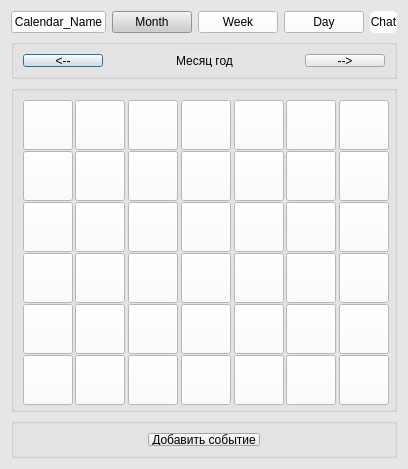
<?xml version="1.0" encoding="UTF-8"?>
<ui version="4.0">
 <class>CalendarWindow</class>
 <widget class="QDialog" name="CalendarWindow">
  <property name="geometry">
   <rect>
    <x>0</x>
    <y>0</y>
    <width>408</width>
    <height>469</height>
   </rect>
  </property>
  <property name="minimumSize">
   <size>
    <width>408</width>
    <height>469</height>
   </size>
  </property>
  <property name="windowTitle">
   <string>Dialog</string>
  </property>
  <property name="styleSheet">
   <string notr="true">background: #E6E6E6;</string>
  </property>
  <layout class="QGridLayout" name="gridLayout_2">
   <item row="1" column="0" colspan="5">
    <widget class="QGroupBox" name="groupBox_2">
     <property name="minimumSize">
      <size>
       <width>0</width>
       <height>40</height>
      </size>
     </property>
     <property name="title">
      <string/>
     </property>
     <layout class="QHBoxLayout" name="horizontalLayout">
      <item>
       <widget class="QPushButton" name="pushButton_tudema">
        <property name="text">
         <string>&lt;--</string>
        </property>
       </widget>
      </item>
      <item>
       <spacer name="horizontalSpacer">
        <property name="orientation">
         <enum>Qt::Horizontal</enum>
        </property>
        <property name="sizeHint" stdset="0">
         <size>
          <width>40</width>
          <height>20</height>
         </size>
        </property>
       </spacer>
      </item>
      <item>
       <widget class="QLabel" name="label_2">
        <property name="text">
         <string>Месяц год</string>
        </property>
       </widget>
      </item>
      <item>
       <spacer name="horizontalSpacer_2">
        <property name="orientation">
         <enum>Qt::Horizontal</enum>
        </property>
        <property name="sizeHint" stdset="0">
         <size>
          <width>40</width>
          <height>20</height>
         </size>
        </property>
       </spacer>
      </item>
      <item>
       <widget class="QPushButton" name="pushButton_sudema">
        <property name="text">
         <string>--&gt;</string>
        </property>
       </widget>
      </item>
     </layout>
    </widget>
   </item>
   <item row="0" column="1">
    <widget class="QPushButton" name="pushButton_Month">
     <property name="styleSheet">
      <string notr="true">background-color: #CCCCCC;</string>
     </property>
     <property name="text">
      <string>Month</string>
     </property>
    </widget>
   </item>
   <item row="0" column="2">
    <widget class="QPushButton" name="pushButton_Week">
     <property name="styleSheet">
      <string notr="true">background-color: white;</string>
     </property>
     <property name="text">
      <string>Week</string>
     </property>
    </widget>
   </item>
   <item row="0" column="4">
    <widget class="QLabel" name="label_chat">
     <property name="styleSheet">
      <string notr="true">border-radius: 5px;
background-color: white;</string>
     </property>
     <property name="text">
      <string>Chat</string>
     </property>
     <property name="alignment">
      <set>Qt::AlignCenter</set>
     </property>
    </widget>
   </item>
   <item row="0" column="0">
    <widget class="QPushButton" name="pushButton_calendarName">
     <property name="styleSheet">
      <string notr="true"> background-color: white;</string>
     </property>
     <property name="text">
      <string>Calendar_Name</string>
     </property>
    </widget>
   </item>
   <item row="0" column="3">
    <widget class="QPushButton" name="pushButton_Day">
     <property name="styleSheet">
      <string notr="true">background-color: white;</string>
     </property>
     <property name="text">
      <string>Day</string>
     </property>
    </widget>
   </item>
   <item row="3" column="0" colspan="5">
    <widget class="QGroupBox" name="groupBox_3">
     <property name="minimumSize">
      <size>
       <width>0</width>
       <height>40</height>
      </size>
     </property>
     <property name="title">
      <string/>
     </property>
     <layout class="QHBoxLayout" name="horizontalLayout_2">
      <item>
       <spacer name="horizontalSpacer_3">
        <property name="orientation">
         <enum>Qt::Horizontal</enum>
        </property>
        <property name="sizeHint" stdset="0">
         <size>
          <width>121</width>
          <height>17</height>
         </size>
        </property>
       </spacer>
      </item>
      <item>
       <widget class="QPushButton" name="pushButton_addEvent">
        <property name="text">
         <string>Добавить событие</string>
        </property>
       </widget>
      </item>
      <item>
       <spacer name="horizontalSpacer_4">
        <property name="orientation">
         <enum>Qt::Horizontal</enum>
        </property>
        <property name="sizeHint" stdset="0">
         <size>
          <width>121</width>
          <height>17</height>
         </size>
        </property>
       </spacer>
      </item>
     </layout>
    </widget>
   </item>
   <item row="2" column="0" colspan="5">
    <widget class="QGroupBox" name="groupBox">
     <property name="minimumSize">
      <size>
       <width>300</width>
       <height>270</height>
      </size>
     </property>
     <property name="title">
      <string/>
     </property>
     <layout class="QGridLayout" name="gridLayout">
      <item row="3" column="17">
       <widget class="QPushButton" name="pushButton_27">
        <property name="minimumSize">
         <size>
          <width>50</width>
          <height>50</height>
         </size>
        </property>
        <property name="maximumSize">
         <size>
          <width>50</width>
          <height>50</height>
         </size>
        </property>
        <property name="styleSheet">
         <string notr="true"> background-color: white;</string>
        </property>
        <property name="text">
         <string/>
        </property>
       </widget>
      </item>
      <item row="2" column="9">
       <widget class="QPushButton" name="pushButton_15">
        <property name="minimumSize">
         <size>
          <width>50</width>
          <height>50</height>
         </size>
        </property>
        <property name="maximumSize">
         <size>
          <width>50</width>
          <height>50</height>
         </size>
        </property>
        <property name="styleSheet">
         <string notr="true"> background-color: white;</string>
        </property>
        <property name="text">
         <string/>
        </property>
       </widget>
      </item>
      <item row="3" column="12">
       <widget class="QPushButton" name="pushButton_23">
        <property name="minimumSize">
         <size>
          <width>50</width>
          <height>50</height>
         </size>
        </property>
        <property name="maximumSize">
         <size>
          <width>50</width>
          <height>50</height>
         </size>
        </property>
        <property name="styleSheet">
         <string notr="true"> background-color: white;</string>
        </property>
        <property name="text">
         <string/>
        </property>
       </widget>
      </item>
      <item row="2" column="14">
       <widget class="QPushButton" name="pushButton_17">
        <property name="minimumSize">
         <size>
          <width>50</width>
          <height>50</height>
         </size>
        </property>
        <property name="maximumSize">
         <size>
          <width>50</width>
          <height>50</height>
         </size>
        </property>
        <property name="styleSheet">
         <string notr="true"> background-color: white;</string>
        </property>
        <property name="text">
         <string/>
        </property>
       </widget>
      </item>
      <item row="1" column="12">
       <widget class="QPushButton" name="pushButton_9">
        <property name="minimumSize">
         <size>
          <width>50</width>
          <height>50</height>
         </size>
        </property>
        <property name="maximumSize">
         <size>
          <width>50</width>
          <height>50</height>
         </size>
        </property>
        <property name="styleSheet">
         <string notr="true"> background-color: white;</string>
        </property>
        <property name="text">
         <string/>
        </property>
       </widget>
      </item>
      <item row="0" column="17">
       <widget class="QPushButton" name="pushButton_6">
        <property name="minimumSize">
         <size>
          <width>50</width>
          <height>50</height>
         </size>
        </property>
        <property name="maximumSize">
         <size>
          <width>50</width>
          <height>50</height>
         </size>
        </property>
        <property name="styleSheet">
         <string notr="true"> background-color: white;</string>
        </property>
        <property name="text">
         <string/>
        </property>
       </widget>
      </item>
      <item row="1" column="15">
       <widget class="QPushButton" name="pushButton_11">
        <property name="minimumSize">
         <size>
          <width>50</width>
          <height>50</height>
         </size>
        </property>
        <property name="maximumSize">
         <size>
          <width>50</width>
          <height>50</height>
         </size>
        </property>
        <property name="styleSheet">
         <string notr="true"> background-color: white;</string>
        </property>
        <property name="text">
         <string/>
        </property>
       </widget>
      </item>
      <item row="2" column="15">
       <widget class="QPushButton" name="pushButton_18">
        <property name="minimumSize">
         <size>
          <width>50</width>
          <height>50</height>
         </size>
        </property>
        <property name="maximumSize">
         <size>
          <width>50</width>
          <height>50</height>
         </size>
        </property>
        <property name="styleSheet">
         <string notr="true"> background-color: white;</string>
        </property>
        <property name="text">
         <string/>
        </property>
       </widget>
      </item>
      <item row="1" column="14">
       <widget class="QPushButton" name="pushButton_10">
        <property name="minimumSize">
         <size>
          <width>50</width>
          <height>50</height>
         </size>
        </property>
        <property name="maximumSize">
         <size>
          <width>50</width>
          <height>50</height>
         </size>
        </property>
        <property name="styleSheet">
         <string notr="true"> background-color: white;</string>
        </property>
        <property name="text">
         <string/>
        </property>
       </widget>
      </item>
      <item row="0" column="9">
       <widget class="QPushButton" name="pushButton_1">
        <property name="minimumSize">
         <size>
          <width>50</width>
          <height>50</height>
         </size>
        </property>
        <property name="maximumSize">
         <size>
          <width>50</width>
          <height>50</height>
         </size>
        </property>
        <property name="styleSheet">
         <string notr="true"> background-color: white;</string>
        </property>
        <property name="text">
         <string/>
        </property>
       </widget>
      </item>
      <item row="3" column="16">
       <widget class="QPushButton" name="pushButton_26">
        <property name="minimumSize">
         <size>
          <width>50</width>
          <height>50</height>
         </size>
        </property>
        <property name="maximumSize">
         <size>
          <width>50</width>
          <height>50</height>
         </size>
        </property>
        <property name="styleSheet">
         <string notr="true"> background-color: white;</string>
        </property>
        <property name="text">
         <string/>
        </property>
       </widget>
      </item>
      <item row="3" column="15">
       <widget class="QPushButton" name="pushButton_25">
        <property name="minimumSize">
         <size>
          <width>50</width>
          <height>50</height>
         </size>
        </property>
        <property name="maximumSize">
         <size>
          <width>50</width>
          <height>50</height>
         </size>
        </property>
        <property name="styleSheet">
         <string notr="true"> background-color: white;</string>
        </property>
        <property name="text">
         <string/>
        </property>
       </widget>
      </item>
      <item row="2" column="17">
       <widget class="QPushButton" name="pushButton_20">
        <property name="minimumSize">
         <size>
          <width>50</width>
          <height>50</height>
         </size>
        </property>
        <property name="maximumSize">
         <size>
          <width>50</width>
          <height>50</height>
         </size>
        </property>
        <property name="styleSheet">
         <string notr="true"> background-color: white;</string>
        </property>
        <property name="text">
         <string/>
        </property>
       </widget>
      </item>
      <item row="0" column="12">
       <widget class="QPushButton" name="pushButton_2">
        <property name="minimumSize">
         <size>
          <width>50</width>
          <height>50</height>
         </size>
        </property>
        <property name="maximumSize">
         <size>
          <width>50</width>
          <height>50</height>
         </size>
        </property>
        <property name="styleSheet">
         <string notr="true"> background-color: white;</string>
        </property>
        <property name="text">
         <string/>
        </property>
       </widget>
      </item>
      <item row="0" column="14">
       <widget class="QPushButton" name="pushButton_3">
        <property name="minimumSize">
         <size>
          <width>50</width>
          <height>50</height>
         </size>
        </property>
        <property name="maximumSize">
         <size>
          <width>50</width>
          <height>50</height>
         </size>
        </property>
        <property name="styleSheet">
         <string notr="true"> background-color: white;</string>
        </property>
        <property name="text">
         <string/>
        </property>
       </widget>
      </item>
      <item row="3" column="14">
       <widget class="QPushButton" name="pushButton_24">
        <property name="minimumSize">
         <size>
          <width>50</width>
          <height>50</height>
         </size>
        </property>
        <property name="maximumSize">
         <size>
          <width>50</width>
          <height>50</height>
         </size>
        </property>
        <property name="styleSheet">
         <string notr="true"> background-color: white;</string>
        </property>
        <property name="text">
         <string/>
        </property>
       </widget>
      </item>
      <item row="2" column="18">
       <widget class="QPushButton" name="pushButton_21">
        <property name="minimumSize">
         <size>
          <width>50</width>
          <height>50</height>
         </size>
        </property>
        <property name="maximumSize">
         <size>
          <width>50</width>
          <height>50</height>
         </size>
        </property>
        <property name="styleSheet">
         <string notr="true"> background-color: white;</string>
        </property>
        <property name="text">
         <string/>
        </property>
       </widget>
      </item>
      <item row="2" column="12">
       <widget class="QPushButton" name="pushButton_16">
        <property name="minimumSize">
         <size>
          <width>50</width>
          <height>50</height>
         </size>
        </property>
        <property name="maximumSize">
         <size>
          <width>50</width>
          <height>50</height>
         </size>
        </property>
        <property name="styleSheet">
         <string notr="true"> background-color: white;</string>
        </property>
        <property name="text">
         <string/>
        </property>
       </widget>
      </item>
      <item row="3" column="9">
       <widget class="QPushButton" name="pushButton_22">
        <property name="minimumSize">
         <size>
          <width>50</width>
          <height>50</height>
         </size>
        </property>
        <property name="maximumSize">
         <size>
          <width>50</width>
          <height>50</height>
         </size>
        </property>
        <property name="styleSheet">
         <string notr="true"> background-color: white;</string>
        </property>
        <property name="text">
         <string/>
        </property>
       </widget>
      </item>
      <item row="1" column="17">
       <widget class="QPushButton" name="pushButton_13">
        <property name="minimumSize">
         <size>
          <width>50</width>
          <height>50</height>
         </size>
        </property>
        <property name="maximumSize">
         <size>
          <width>50</width>
          <height>50</height>
         </size>
        </property>
        <property name="styleSheet">
         <string notr="true"> background-color: white;</string>
        </property>
        <property name="text">
         <string/>
        </property>
       </widget>
      </item>
      <item row="2" column="16">
       <widget class="QPushButton" name="pushButton_19">
        <property name="minimumSize">
         <size>
          <width>50</width>
          <height>50</height>
         </size>
        </property>
        <property name="maximumSize">
         <size>
          <width>50</width>
          <height>50</height>
         </size>
        </property>
        <property name="styleSheet">
         <string notr="true"> background-color: white;</string>
        </property>
        <property name="text">
         <string/>
        </property>
       </widget>
      </item>
      <item row="0" column="16">
       <widget class="QPushButton" name="pushButton_5">
        <property name="minimumSize">
         <size>
          <width>50</width>
          <height>50</height>
         </size>
        </property>
        <property name="maximumSize">
         <size>
          <width>50</width>
          <height>50</height>
         </size>
        </property>
        <property name="styleSheet">
         <string notr="true"> background-color: white;</string>
        </property>
        <property name="text">
         <string/>
        </property>
       </widget>
      </item>
      <item row="1" column="18">
       <widget class="QPushButton" name="pushButton_14">
        <property name="minimumSize">
         <size>
          <width>50</width>
          <height>50</height>
         </size>
        </property>
        <property name="maximumSize">
         <size>
          <width>50</width>
          <height>50</height>
         </size>
        </property>
        <property name="styleSheet">
         <string notr="true"> background-color: white;</string>
        </property>
        <property name="text">
         <string/>
        </property>
       </widget>
      </item>
      <item row="0" column="15">
       <widget class="QPushButton" name="pushButton_4">
        <property name="minimumSize">
         <size>
          <width>50</width>
          <height>50</height>
         </size>
        </property>
        <property name="maximumSize">
         <size>
          <width>50</width>
          <height>50</height>
         </size>
        </property>
        <property name="styleSheet">
         <string notr="true"> background-color: white;</string>
        </property>
        <property name="text">
         <string/>
        </property>
       </widget>
      </item>
      <item row="3" column="18">
       <widget class="QPushButton" name="pushButton_28">
        <property name="minimumSize">
         <size>
          <width>50</width>
          <height>50</height>
         </size>
        </property>
        <property name="maximumSize">
         <size>
          <width>50</width>
          <height>50</height>
         </size>
        </property>
        <property name="styleSheet">
         <string notr="true"> background-color: white;</string>
        </property>
        <property name="text">
         <string/>
        </property>
       </widget>
      </item>
      <item row="1" column="9">
       <widget class="QPushButton" name="pushButton_8">
        <property name="minimumSize">
         <size>
          <width>50</width>
          <height>50</height>
         </size>
        </property>
        <property name="maximumSize">
         <size>
          <width>50</width>
          <height>50</height>
         </size>
        </property>
        <property name="styleSheet">
         <string notr="true"> background-color: white;</string>
        </property>
        <property name="text">
         <string/>
        </property>
       </widget>
      </item>
      <item row="0" column="18">
       <widget class="QPushButton" name="pushButton_7">
        <property name="minimumSize">
         <size>
          <width>50</width>
          <height>50</height>
         </size>
        </property>
        <property name="maximumSize">
         <size>
          <width>50</width>
          <height>50</height>
         </size>
        </property>
        <property name="styleSheet">
         <string notr="true"> background-color: white;</string>
        </property>
        <property name="text">
         <string/>
        </property>
       </widget>
      </item>
      <item row="1" column="16">
       <widget class="QPushButton" name="pushButton_12">
        <property name="minimumSize">
         <size>
          <width>50</width>
          <height>50</height>
         </size>
        </property>
        <property name="maximumSize">
         <size>
          <width>50</width>
          <height>50</height>
         </size>
        </property>
        <property name="styleSheet">
         <string notr="true"> background-color: white;</string>
        </property>
        <property name="text">
         <string/>
        </property>
       </widget>
      </item>
      <item row="4" column="18">
       <widget class="QPushButton" name="pushButton_35">
        <property name="minimumSize">
         <size>
          <width>50</width>
          <height>50</height>
         </size>
        </property>
        <property name="maximumSize">
         <size>
          <width>50</width>
          <height>50</height>
         </size>
        </property>
        <property name="styleSheet">
         <string notr="true"> background-color: white;</string>
        </property>
        <property name="text">
         <string/>
        </property>
       </widget>
      </item>
      <item row="4" column="17">
       <widget class="QPushButton" name="pushButton_34">
        <property name="minimumSize">
         <size>
          <width>50</width>
          <height>50</height>
         </size>
        </property>
        <property name="maximumSize">
         <size>
          <width>50</width>
          <height>50</height>
         </size>
        </property>
        <property name="styleSheet">
         <string notr="true"> background-color: white;</string>
        </property>
        <property name="text">
         <string/>
        </property>
       </widget>
      </item>
      <item row="4" column="16">
       <widget class="QPushButton" name="pushButton_33">
        <property name="minimumSize">
         <size>
          <width>50</width>
          <height>50</height>
         </size>
        </property>
        <property name="maximumSize">
         <size>
          <width>50</width>
          <height>50</height>
         </size>
        </property>
        <property name="styleSheet">
         <string notr="true"> background-color: white;</string>
        </property>
        <property name="text">
         <string/>
        </property>
       </widget>
      </item>
      <item row="4" column="15">
       <widget class="QPushButton" name="pushButton_32">
        <property name="minimumSize">
         <size>
          <width>50</width>
          <height>50</height>
         </size>
        </property>
        <property name="maximumSize">
         <size>
          <width>50</width>
          <height>50</height>
         </size>
        </property>
        <property name="styleSheet">
         <string notr="true"> background-color: white;</string>
        </property>
        <property name="text">
         <string/>
        </property>
       </widget>
      </item>
      <item row="4" column="14">
       <widget class="QPushButton" name="pushButton_31">
        <property name="minimumSize">
         <size>
          <width>50</width>
          <height>50</height>
         </size>
        </property>
        <property name="maximumSize">
         <size>
          <width>50</width>
          <height>50</height>
         </size>
        </property>
        <property name="styleSheet">
         <string notr="true"> background-color: white;</string>
        </property>
        <property name="text">
         <string/>
        </property>
       </widget>
      </item>
      <item row="4" column="12">
       <widget class="QPushButton" name="pushButton_30">
        <property name="minimumSize">
         <size>
          <width>50</width>
          <height>50</height>
         </size>
        </property>
        <property name="maximumSize">
         <size>
          <width>50</width>
          <height>50</height>
         </size>
        </property>
        <property name="styleSheet">
         <string notr="true"> background-color: white;</string>
        </property>
        <property name="text">
         <string/>
        </property>
       </widget>
      </item>
      <item row="4" column="9">
       <widget class="QPushButton" name="pushButton_29">
        <property name="minimumSize">
         <size>
          <width>50</width>
          <height>50</height>
         </size>
        </property>
        <property name="maximumSize">
         <size>
          <width>50</width>
          <height>50</height>
         </size>
        </property>
        <property name="styleSheet">
         <string notr="true"> background-color: white;</string>
        </property>
        <property name="text">
         <string/>
        </property>
       </widget>
      </item>
      <item row="5" column="18">
       <widget class="QPushButton" name="pushButton_42">
        <property name="minimumSize">
         <size>
          <width>50</width>
          <height>50</height>
         </size>
        </property>
        <property name="maximumSize">
         <size>
          <width>50</width>
          <height>50</height>
         </size>
        </property>
        <property name="styleSheet">
         <string notr="true"> background-color: white;</string>
        </property>
        <property name="text">
         <string/>
        </property>
       </widget>
      </item>
      <item row="5" column="17">
       <widget class="QPushButton" name="pushButton_41">
        <property name="minimumSize">
         <size>
          <width>50</width>
          <height>50</height>
         </size>
        </property>
        <property name="maximumSize">
         <size>
          <width>50</width>
          <height>50</height>
         </size>
        </property>
        <property name="styleSheet">
         <string notr="true"> background-color: white;</string>
        </property>
        <property name="text">
         <string/>
        </property>
       </widget>
      </item>
      <item row="5" column="16">
       <widget class="QPushButton" name="pushButton_40">
        <property name="minimumSize">
         <size>
          <width>50</width>
          <height>50</height>
         </size>
        </property>
        <property name="maximumSize">
         <size>
          <width>50</width>
          <height>50</height>
         </size>
        </property>
        <property name="styleSheet">
         <string notr="true"> background-color: white;</string>
        </property>
        <property name="text">
         <string/>
        </property>
       </widget>
      </item>
      <item row="5" column="15">
       <widget class="QPushButton" name="pushButton_39">
        <property name="minimumSize">
         <size>
          <width>50</width>
          <height>50</height>
         </size>
        </property>
        <property name="maximumSize">
         <size>
          <width>50</width>
          <height>50</height>
         </size>
        </property>
        <property name="styleSheet">
         <string notr="true"> background-color: white;</string>
        </property>
        <property name="text">
         <string/>
        </property>
       </widget>
      </item>
      <item row="5" column="14">
       <widget class="QPushButton" name="pushButton_38">
        <property name="minimumSize">
         <size>
          <width>50</width>
          <height>50</height>
         </size>
        </property>
        <property name="maximumSize">
         <size>
          <width>50</width>
          <height>50</height>
         </size>
        </property>
        <property name="styleSheet">
         <string notr="true"> background-color: white;</string>
        </property>
        <property name="text">
         <string/>
        </property>
       </widget>
      </item>
      <item row="5" column="12">
       <widget class="QPushButton" name="pushButton_37">
        <property name="minimumSize">
         <size>
          <width>50</width>
          <height>50</height>
         </size>
        </property>
        <property name="maximumSize">
         <size>
          <width>50</width>
          <height>50</height>
         </size>
        </property>
        <property name="styleSheet">
         <string notr="true"> background-color: white;</string>
        </property>
        <property name="text">
         <string/>
        </property>
       </widget>
      </item>
      <item row="5" column="9">
       <widget class="QPushButton" name="pushButton_36">
        <property name="minimumSize">
         <size>
          <width>50</width>
          <height>50</height>
         </size>
        </property>
        <property name="maximumSize">
         <size>
          <width>50</width>
          <height>50</height>
         </size>
        </property>
        <property name="styleSheet">
         <string notr="true"> background-color: white;</string>
        </property>
        <property name="text">
         <string/>
        </property>
       </widget>
      </item>
     </layout>
    </widget>
   </item>
  </layout>
 </widget>
 <resources/>
 <connections/>
</ui>
